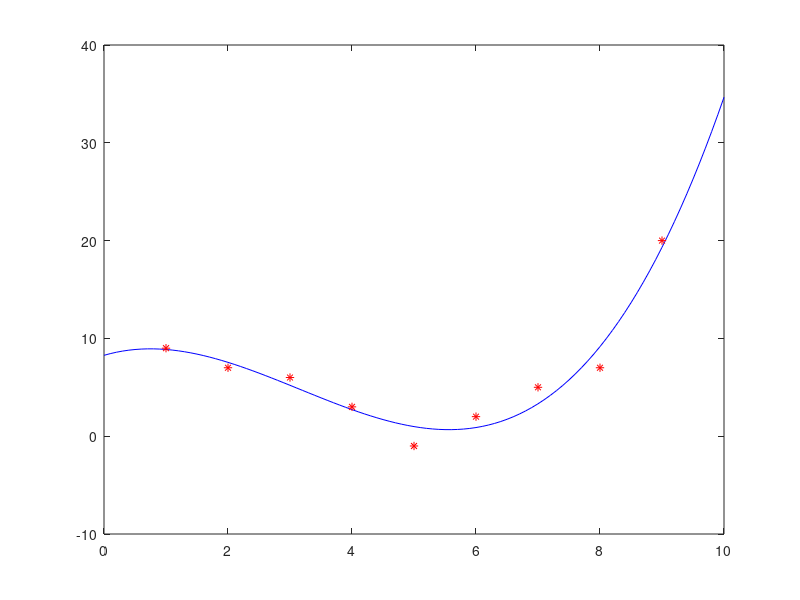

The MATLAB script that drew this image: (Note: this script raises an error after producing the figure.)
%% example-1
x = 1:9;
y = [9 7 6 3 -1 2 5 7 20];

p = polyfit(x,y,3);

xi = 0:.1:10;
yi = polyval(p,xi);
plot(xi,yi,'-b',x,y,'r*')


%%%%%%%%%%%%%%%%%%%%%%%%%%%%%%%%%%%%%%%%%%%%%%%%%%%%
diary ~/.tmp/matlab-log/test.txt
% The outputs below will be store in a tmp file.
%% 人口几预测模几型
clear
clc
% 读取数据
Y = [33815 33918 34004 34165 34212 34327 34344 34458 34498 34476 34483 34488 34513 34497 34511 34520 34507 34509 34521 34513 34515 34517 34519 34519 34521 34521 34523 34525 34525 34527];
T = 1:30;

% 线性化处理
for t = 1:30
  x(t) = exp(-t);
  y(t) = 1/Y(t);
end

c = zeros(30,1) + 1;
X = [c,x'];
B = inv(X'*X)*X'*y';

for i = 1:30
  z(i) = B(1,1) + B(2,1) * x(i);

  s(i) = y(i) - sum(y)/30;

  w(i) = z(i) -y(i);
end

S = s*s';

Q = w*w';

U = S - Q;

F = 28 * U/Q;
for j = 1:30
  Y(j) = 1/(B(1,1) + B(2,1) * exp(-j));
end
plot(T,Y)

diary off
%%%%%%%%%%%%%%%%%%%%%%%%%%%%%%%%%%%%%%%%%%%%%%%%%%%%

%% example-2

